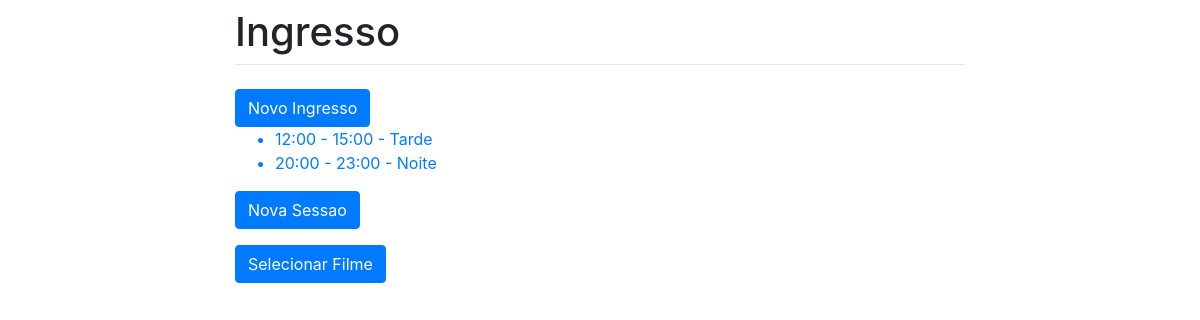
The page /Sessao on the database its author committed.
### cinema/models.py (models this page shows, shortened)
class Sessao(models.Model):
    horarios = models.ForeignKey(Tipo, on_delete=models.SET_NULL, null=True)
    periodo = models.CharField(max_length=100)

class Tipo(models.Model):
    descricao = models.CharField(max_length=100)
    def __str__(self):
        return self.descricao

### cinema/views.py (the view)
# urls.py: path('Sessao', list_Sessao, name='list_Sessao'),
def list_Sessao(request):
    sessoes = Sessao.objects.all()
    return render(request, 'cinema.html', {'sessoes': sessoes})

### cinema/templates/cinema.html (shortened to what this page needs)
{% extends 'base.html' %}
{% load crispy_forms_tags %}
{% block content %}
    <a class="btn btn-primary" href="{% url 'create_Ingresso' %}">Novo Ingresso</a>
    <ul>
        {% for sessao in sessoes %}
            <a href="{% url 'update_Sessao' sessao.id %}">
                <li> {{ sessao.horarios }} - {{ sessao.periodo }}</li>
            </a>
        {% endfor %}
    </ul>
    <a class="btn btn-primary" href="{% url 'create_Sessao' %}">Nova Sessao</a>
    <a class="btn btn-primary" href="{% url 'create_Filme' %}">Selecionar Filme</a>
{% endblock %}

### rows shown on the page
Sessao: horarios "12:00 - 15:00", periodo "Tarde"
Sessao: horarios "20:00 - 23:00", periodo "Noite"
